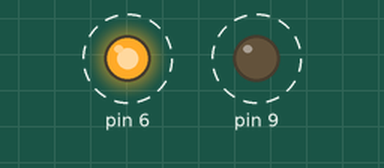
Recording of a sketch running on a simulated Arduino Uno, built with avr-gcc and run on an emulated ATmega328P. Shown: output pins drawn as LEDs (lit = HIGH). Dashed ring = blinking.

Above: at 0.05 s.
Timing chart, 0 to 3.0 s (numbered marks = the images above):
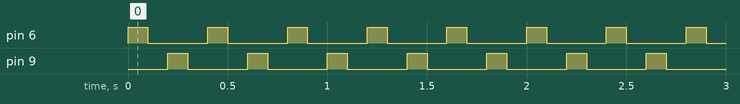

The sketch:

Arduino_SciFair_2026.ino
```cpp
void setup() {
  Serial.begin(9600);
  pinMode(6, OUTPUT);
  pinMode(9, OUTPUT);

}

void loop() {
  digitalWrite(6, HIGH);
  delay(100);
  digitalWrite(6, LOW);
  delay(100);
  digitalWrite(9, HIGH);
  delay(100);
  digitalWrite(9, LOW);
  delay(100);

}
```

Measured:
- by itself, pin 6, pin 9: alternates HIGH for 0.10 s and LOW for 0.30 s
